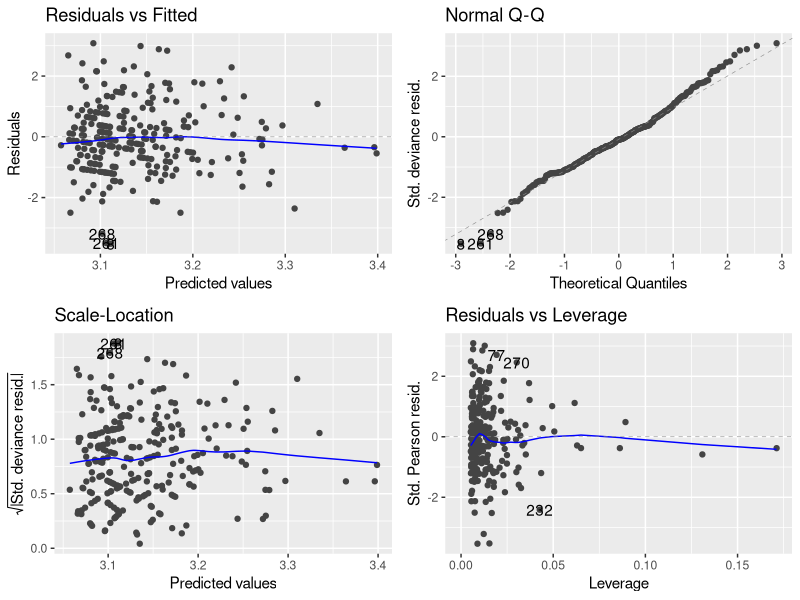
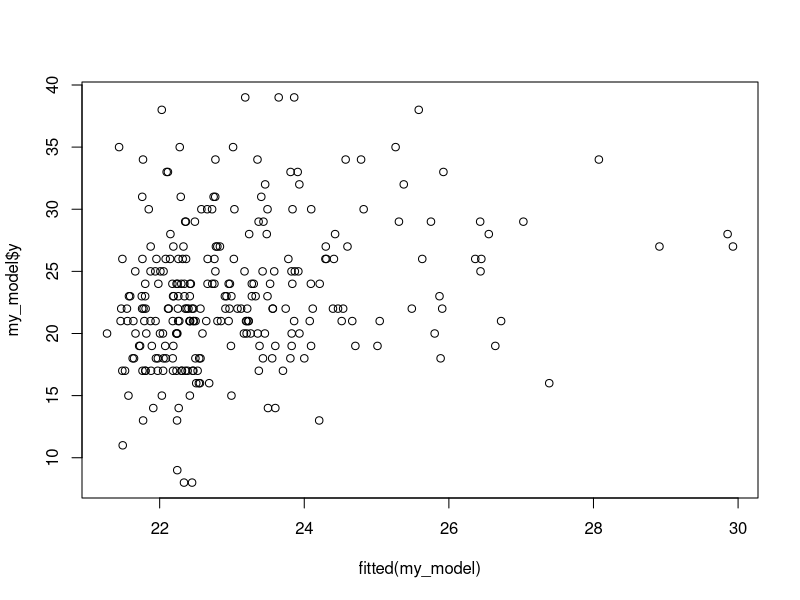
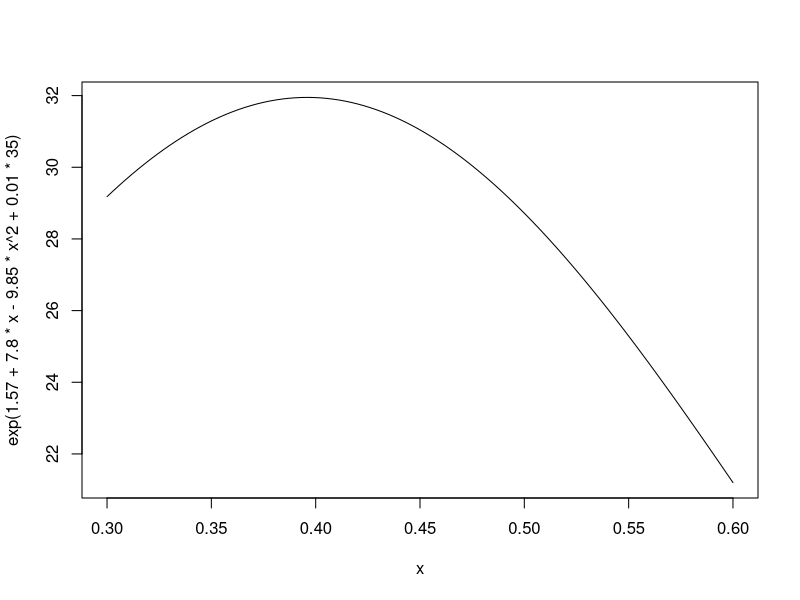
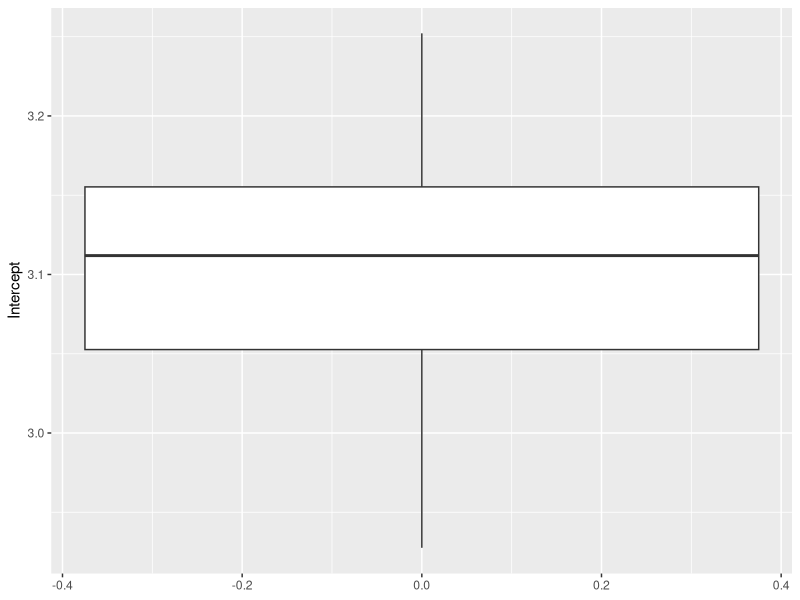
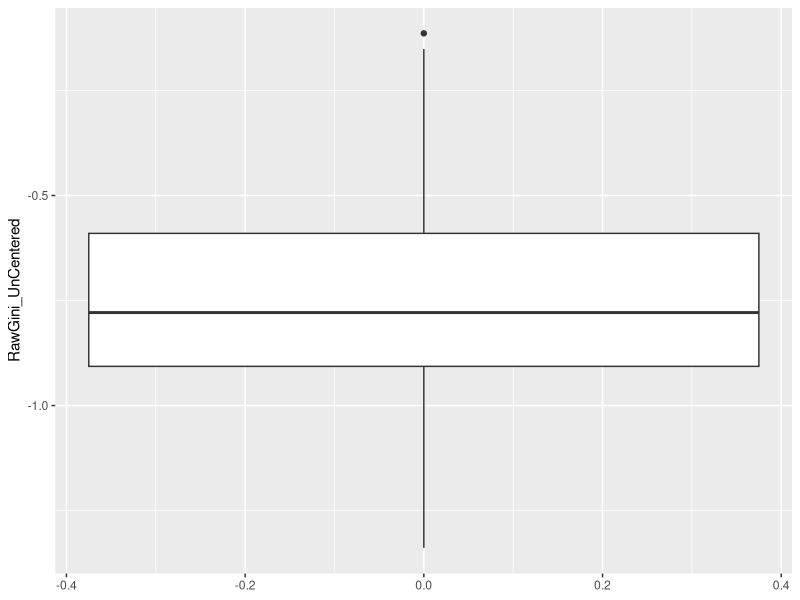
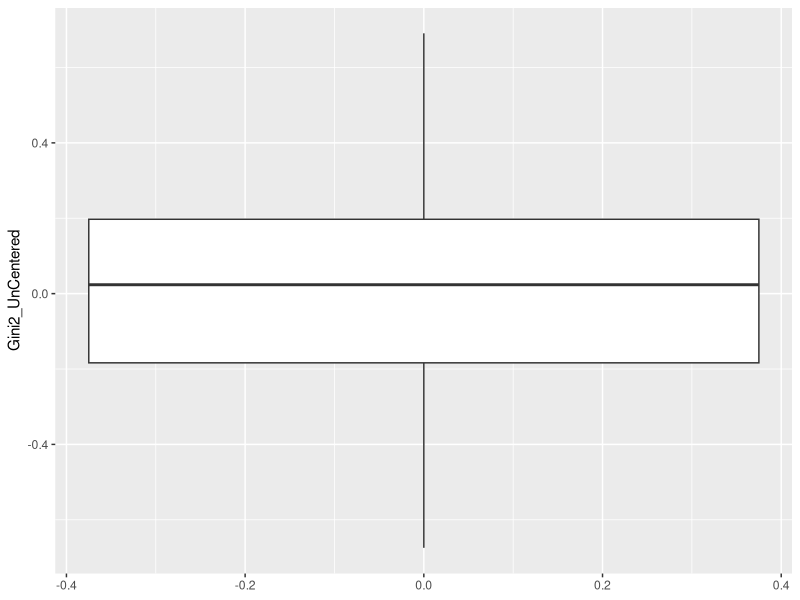
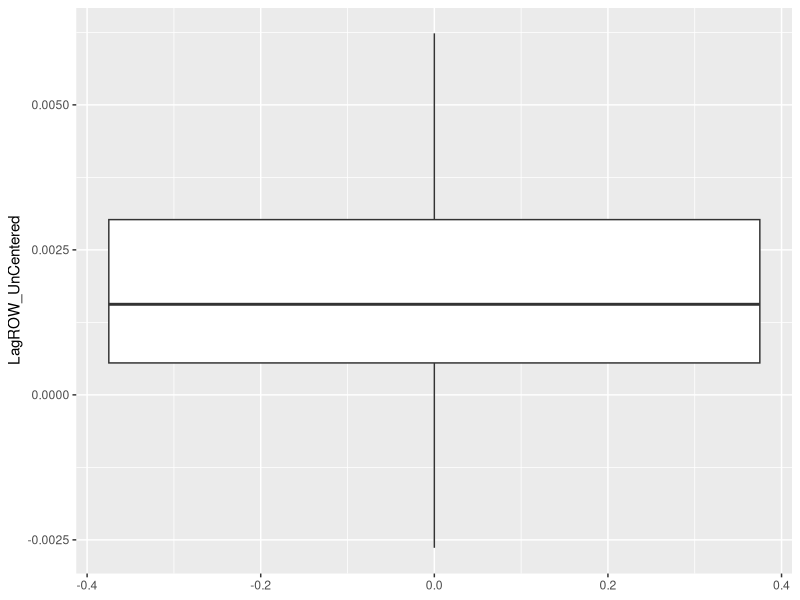
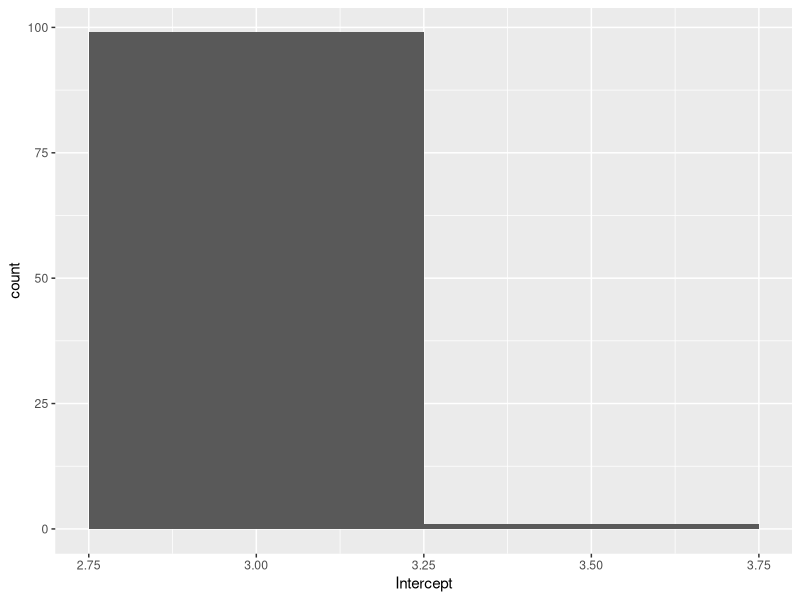

R code for these plots, in order:
#Simulating ROW Data using a Poisson Distribution and Log-Link GLM 

library(readxl)
library(dplyr)
library(ggplot2)
library(ggfortify)
library(tibble)
library(tidyr)


data <- read.csv("CompleteTeamData.csv")

#Lagged ROW column 
data <- data %>% 
  arrange(Team, Year) %>%
  group_by(Team) %>%
  mutate(ROW_prev_actual = lag(ROW)) %>%
  ungroup()
data$ROW_prev_actual

#######################################################
#UPDATED SIMULATION WITH POISSON MODEL & UNCENTERED
######################################################

simulate_row <- function(beta0, beta1, beta2, beta3){
  
  data <- data %>% arrange(Team, Year)
  data$ROW_sim <- NA 
  teams <- unique(data$Team)
  
  for (team in teams){ 
    team_data <- data %>% filter(Team == team) #all rows for current team 
    
    for (i in 1:nrow(team_data)){
      year <- team_data$Year[i] 
      
      if (year == min(team_data$Year)){ #keeping actual ROW for first year 
        data$ROW_sim[data$Team == team & data$Year == year] <- team_data$ROW[i]
      }else { 
        #For al other years, simulate the ROW with the previous years simulated ROW 
        prev_sim <- data$ROW_sim[data$Team == team & data$Year == (year - 1)]
        gini <- team_data$RawGini[i]
        gini2 <- gini^2
        
        log_mu <- beta0 + 
          beta1 * (gini) + 
          beta2 * (gini2) +
          beta3 * (prev_sim)
        mu <- exp(log_mu)
        
        sim_row <- rpois(1, lambda = mu)
        data$ROW_sim[data$Team == team & data$Year == year] <- sim_row
      }
    }
    
  }
  return(data)
}


#Our version of one_VAR_sim to simulate one 20yr dataset & estimate the coefficients with GLM
one_ROW_sim <- function(data){
  
  #GLM on actual data for starting coeffs
  glm_fit <- glm(
    ROW ~ poly(RawGini,2) + ROW_prev_actual,
    family = poisson(link = "log"),
    data = data
  )
  
  beta0 <- coef(glm_fit)[1]
  beta1 <- coef(glm_fit)[2]
  beta2 <- coef(glm_fit)[3]
  beta3 <- coef(glm_fit)[4]
  
  #Sim new ROW values
  sim_data <- simulate_row(beta0, beta1, beta2, beta3)
  
  #GLM on simulated data 
  sim_glm <- glm(
    ROW_sim ~ poly(RawGini,2) + ROW_prev_actual,
    family = poisson(link = "log"),
    data = sim_data
  )
  
  #return(autoplot(glm_fit))
  #return(coef(glm_fit))
  return(sim_glm)
}

#Running one simulation & visualizing 
my_model<- one_ROW_sim(data)
summary(my_model)
autoplot(my_model)
plot(fitted(my_model), my_model$y)

sd(data$RawGini)

#Curve based on specific coeff to visualize effect of Gini on expected ROW
curve(exp(1.57 + 7.8*x -9.85*x^2+0.01*35), from=c(0.3), to=c(0.6))


#100 Replications of simulation
set.seed(123)
rep_results <- replicate(100, 
                         coef(one_ROW_sim(data)),
                         simplify = "matrix")
rep_results_df_uncentered <- as.data.frame(t(rep_results))
colnames(rep_results_df_uncentered) <- c("Intercept", "RawGini_UnCentered", "Gini2_UnCentered", "LagROW_UnCentered")

View(rep_results_df_uncentered)

dim(rep_results_df_uncentered)

# Boxplots
ggplot(rep_results_df_uncentered, aes(y = Intercept)) + geom_boxplot()
ggplot(rep_results_df_uncentered, aes(y = RawGini_UnCentered)) + geom_boxplot()
ggplot(rep_results_df_uncentered, aes(y = Gini2_UnCentered)) + geom_boxplot()
ggplot(rep_results_df_uncentered, aes(y = LagROW_UnCentered)) + geom_boxplot()

# Histograms
ggplot(rep_results_df_uncentered, aes(x = Intercept)) + geom_histogram(binwidth = 0.5)
ggplot(rep_results_df_uncentered, aes(x = RawGini_UnCentered)) + geom_histogram(binwidth = 1)
ggplot(rep_results_df_uncentered, aes(x = Gini2_UnCentered)) + geom_histogram(binwidth = 1)
ggplot(rep_results_df_uncentered, aes(x = LagROW_UnCentered)) + geom_histogram(binwidth = 0.0005)


summary_stats <- rep_results_df_uncentered %>%
  summarise(across(everything(), list(mean = mean, sd = sd, IQR = IQR)))
summary_stats


#Optimal Gini for Simulation Results 
#Optimal Gini = -B1/2B2
rep_results_df_uncentered$opt_gini <- rep_results_df_uncentered$RawGini_UnCentered /
  (2* rep_results_df_uncentered$Gini2_UnCentered)
summary(rep_results_df_uncentered$opt_gini)
hist(rep_results_df_uncentered$opt_gini, breaks = 20, main = "Optimal Gini", xlab = "Gini")

View(rep_results_df_uncentered)

#COMPARING QUANTILES: 

gini_quantiles <- quantile(data$RawGini, c(0.25, 0.75), na.rm=TRUE)
gini_25 <- gini_quantiles[1]
gini_75 <- gini_quantiles[2]

row_quantiles <- quantile(data$ROW_prev_actual, c(0.25, 0.5, 0.75), na.rm=TRUE)
row_25 <- row_quantiles[1]
row_50 <- row_quantiles[2]
row_75 <- row_quantiles[3]

gini_vals <- c(gini_25, gini_75)
row_vals <- c(row_25, row_50, row_75)
prediction_matrix <- expand.grid(
  RawGini = gini_vals,
  ROW_prev_actual = row_vals
)

#Predictions for the real glm model
real_glm <- glm(
  ROW ~ poly(RawGini, 2) + ROW_prev_actual,
  family = poisson(link = "log"),
  data = data
)
prediction_matrix$real_glm_pred_response <- predict(
  real_glm,
  newdata = prediction_matrix,
  type = "response"
)

sim_glm <- my_model  # already computed from one_ROW_sim()
prediction_matrix$sim_glm_pred_response <- predict(
  sim_glm,
  newdata = prediction_matrix,
  type = "response"
)
prediction_matrix$Scenario <- factor(seq_len(nrow(prediction_matrix)))

#Plotting predicted values: 
#Real GLM predictions:
ggplot(prediction_matrix, aes(x = Scenario, y = real_glm_pred_response)) +
  geom_col(fill = "steelblue") +
  labs(title = "Predicted ROW from Real GLM", y = "Predicted ROW") +
  theme_minimal()

#Simulated GLM predictions:
ggplot(prediction_matrix, aes(x = Scenario, y = sim_glm_pred_response)) +
  geom_col(fill = "darkorange") +
  labs(title = "Predicted ROW from Simulated GLM", y = "Predicted ROW") +
  theme_minimal()
